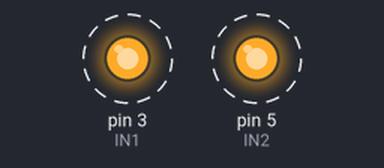
Bench run of a sketch on a simulated Arduino Uno, built with avr-gcc and run on an emulated ATmega328P. Parts: output pins drawn as LEDs (lit = HIGH). Dashed ring = blinking.

Above: at 0.5 s.
Timing chart, 0 to 4.6 s (numbered marks = the images above):
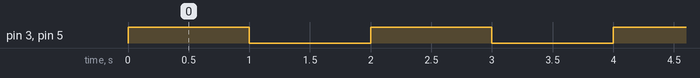

Measured:
- by itself, pin 3 (IN1), pin 5 (IN2): alternates HIGH for 1.0 s and LOW for 1.0 s

The sketch:

TEST2.ino
```cpp
/* int ENA=5; */
int IN1=3;
int IN2=5;
/* int ENB=10; */
void setup()
{
  pinMode(IN1,OUTPUT);
  pinMode(IN2,OUTPUT);
 /* pinMode(ENA,OUTPUT);
   pinMode(ENB,OUTPUT);
  digitalWrite(ENA,HIGH);
  digitalWrite(ENB,HIGH);   */

}
void loop()
{

  digitalWrite(IN1,HIGH);
  digitalWrite(IN2,HIGH);
  delay(1000);
  digitalWrite(IN1,LOW);
  digitalWrite(IN2,LOW);
  delay(1000);

}
```
